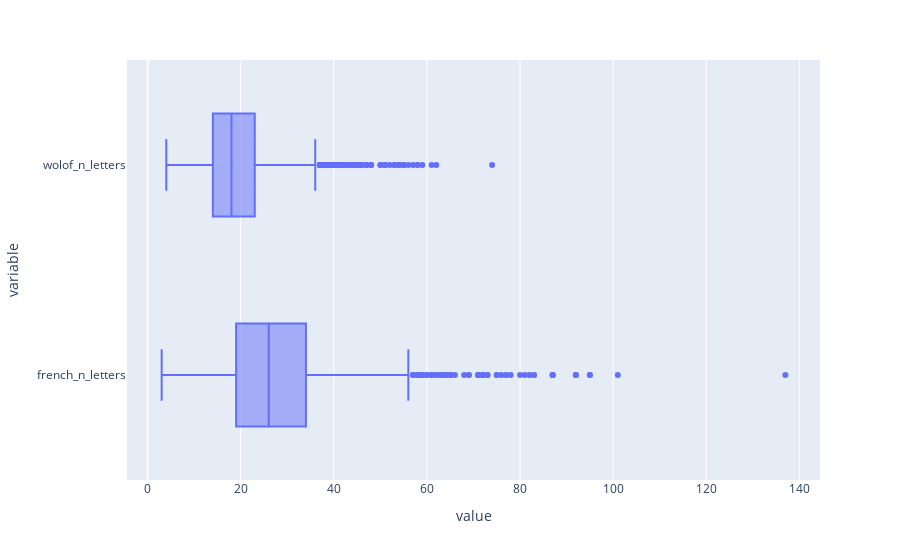

Notebook code cell kept with this figure:
### Markdown cell above
Since the longest paragraphs have not a abnormal number of letters compared with those preceding them we cannot say that they are abnormal. But let's trace the box plot of the length to verify our hypotheses.

### Code cell
px.box(data_frame=corpora, x = ["french_n_letters", "wolof_n_letters"])

### Figure 1 — Plotly figure (JSON) as saved in the notebook; plotly's stock layout.template omitted (floating-point values rounded to 4 significant figures; data arrays with more than 128 entries replaced by an {"elided": "..."} marker saying what was removed)
{"data": [{"alignmentgroup": "True", "hovertemplate": "value=%{x}<br>variable=%{y}<extra></extra>", "legendgroup": "", "marker": {"color": "#636efa"}, "name": "", "notched": false, "offsetgroup": "", "orientation": "h", "showlegend": false, "type": "box", "x": {"elided": "3230 int values"}, "x0": " ", "xaxis": "x", "y": {"elided": "3230 str values"}, "y0": " ", "yaxis": "y"}], "layout": {"boxmode": "group", "legend": {"tracegroupgap": 0}, "margin": {"t": 60}, "xaxis": {"anchor": "y", "domain": [0, 1], "title": {"text": "value"}}, "yaxis": {"anchor": "x", "domain": [0, 1], "title": {"text": "variable"}}}}
